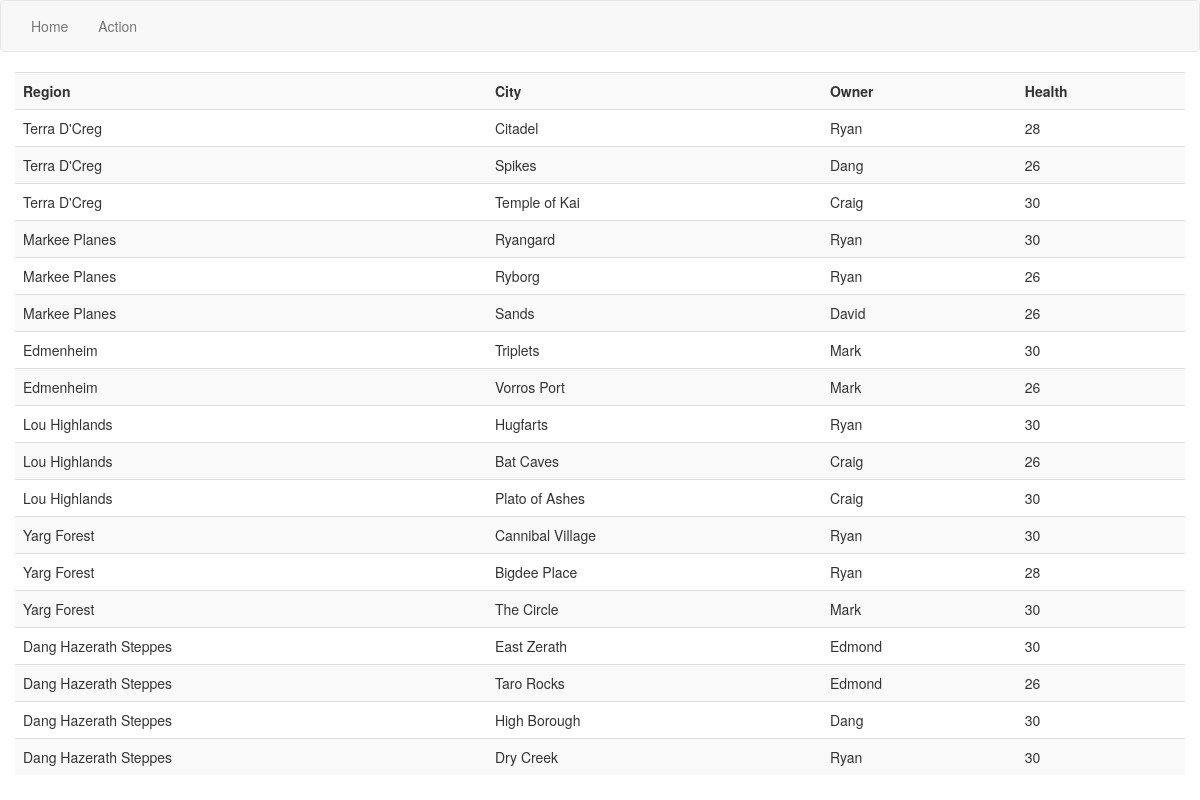
/index, run on the app's committed database.
### app/models.py (models this page shows, shortened)
class Region(db.Model):
    id = db.Column(db.Integer, primary_key=True)
    name = db.Column(db.String(64), index=True, unique=True)
    adjacent_regions = db.Column(SqlLiteArray)

class City(db.Model):
    id = db.Column(db.Integer, primary_key=True)
    name = db.Column(db.String(64), index=True, unique=True)
    region_id = db.Column(db.Integer, db.ForeignKey('region.id'))
    region = db.relationship('Region', backref=db.backref('cities'))

class Player(db.Model):
    id = db.Column(db.Integer, primary_key=True)
    name = db.Column(db.String(64), index=True, unique=True)
    color = db.Column(db.String(64), unique=True)

class CityState(db.Model):
    id = db.Column(db.Integer, primary_key=True)
    city_id = db.Column(db.Integer, db.ForeignKey('city.id'))
    city = db.relationship('City', backref=db.backref('state', uselist=False))
    owner_id = db.Column(db.Integer, db.ForeignKey('player.id'))
    owner = db.relationship('Player', foreign_keys=owner_id)
    health = db.Column(db.Integer, default=30)

### app/views.py (the view)
@app.route('/')
@app.route('/index')
def index():
    regions = models.Region.query.all()
    return render_template('index.html',
                           regions=regions)

### app/models.py (called while the page is built)
    def process_result_value(self, value, dialect):
        if not value:
            return []
        return [int(val) for val in value.split(' ')]

### app/templates/index.html (shortened to what this page needs)
{% extends "base.html" %}
{% block content %}
<div class="container-fluid">
    <div id="regions">
        <table class="table table-striped">
            <th>Region</th>
            <th>City</th>
            <th>Owner</th>
            <th>Health</th>
            {% for region in regions %}
                {% for city in region.cities %}
                    <tr>
                        <td>{{ region.name }}</td>
                        <td>{{ city.name }}</td>
                        <td>{{ city.state.owner.name }}</td>
                        <td>{{ city.state.health }}</td>
                    </tr>
                {% endfor %}
            {% endfor %}
        </table>
</div>
{% endblock %}

### app/templates/base.html (shortened to what this page needs)
{% extends "bootstrap/base.html" %}
{% block navbar %}
<nav class="navbar navbar-default">
  <div class="container-fluid">
    <ul class="nav navbar-nav">
      <li><a href="/index">Home</a></li>
      <li><a href="/action">Action</a></li>
    </ul>
  </div>
</nav>
{% endblock navbar %}

### data on the page
Region: name "Terra D'Creg"
City: name "Citadel", state.owner.name "Ryan", state.health "28"
City: name "Spikes", state.owner.name "Dang", state.health "26"
City: name "Temple of Kai", state.owner.name "Craig", state.health "30"
Region: name "Markee Planes"
City: name "Ryangard", state.owner.name "Ryan", state.health "30"
City: name "Ryborg", state.owner.name "Ryan", state.health "26"
City: name "Sands", state.owner.name "David", state.health "26"
Region: name "Edmenheim"
City: name "Triplets", state.owner.name "Mark", state.health "30"
City: name "Vorros Port", state.owner.name "Mark", state.health "26"
Region: name "Lou Highlands"
City: name "Hugfarts", state.owner.name "Ryan", state.health "30"
City: name "Bat Caves", state.owner.name "Craig", state.health "26"
City: name "Plato of Ashes", state.owner.name "Craig", state.health "30"
Region: name "Yarg Forest"
City: name "Cannibal Village", state.owner.name "Ryan", state.health "30"
City: name "Bigdee Place", state.owner.name "Ryan", state.health "28"
City: name "The Circle", state.owner.name "Mark", state.health "30"
Region: name "Dang Hazerath Steppes"
City: name "East Zerath", state.owner.name "Edmond", state.health "30"
City: name "Taro Rocks", state.owner.name "Edmond", state.health "26"
City: name "High Borough", state.owner.name "Dang", state.health "30"
City: name "Dry Creek", state.owner.name "Ryan", state.health "30"
